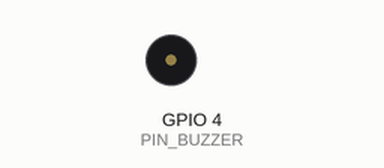
A sketch run on a simulated Seeed XIAO ESP32-S3. Parts: buzzer (waves = sounding, pin HIGH).

Above: at 1.0 s.
At 3.6 s:
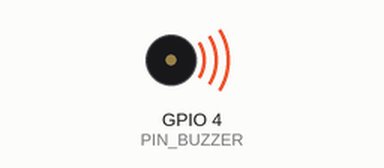
Timing chart, 0 to 7.6 s (numbered marks = the images above):
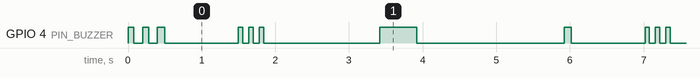

The sketch:

Practice_3_Buzzer.ino
```cpp
/*
 * ============================================================
 *  XIAO ESP32S3 Sense - 기초실습 ③  부저 (Buzzer)
 * ============================================================
 *  Author  : yangjipsa  /  TouchLabs (touchlabs.kr)
 *  Board   : Seeed Studio XIAO ESP32S3 (Sense)
 *  확장보드 : 부저 GPIO4 · 스위치 GPIO1 · 네오픽셀 GPIO2
 *  목표    : 부저로 소리내기 (액티브 부저 = HIGH면 소리)
 *  Tools   : Board = XIAO_ESP32S3
 *  ※ 이 보드는 '액티브 부저'라 digitalWrite HIGH/LOW 로 켜고 끔.
 *    (음정을 내는 '패시브 부저'라면 tone(핀, 주파수) 사용)
 * ============================================================
 */

#define PIN_BUZZER   4     // 부저 핀 (GPIO4 = D3)

// ms 동안 삐- 소리 한 번
void beep(int ms) {
  digitalWrite(PIN_BUZZER, HIGH);
  delay(ms);
  digitalWrite(PIN_BUZZER, LOW);
}

// n번 짧게 삐삐삐
void beepN(int n, int onMs, int gapMs) {
  for (int i = 0; i < n; i++) {
    beep(onMs);
    delay(gapMs);
  }
}

void setup() {
  pinMode(PIN_BUZZER, OUTPUT);
  digitalWrite(PIN_BUZZER, LOW);

  // 시작 신호음 (삐- 삐-)
  beepN(2, 80, 120);
}

void loop() {
  beep(100);          // 짧게 한 번
  delay(1000);

  beepN(3, 60, 80);   // 짧게 세 번
  delay(1500);

  beep(500);          // 길게 한 번
  delay(2000);
}
```

Measured:
- by itself, everything shown: repeats every 5.5 s, in 6 steps
